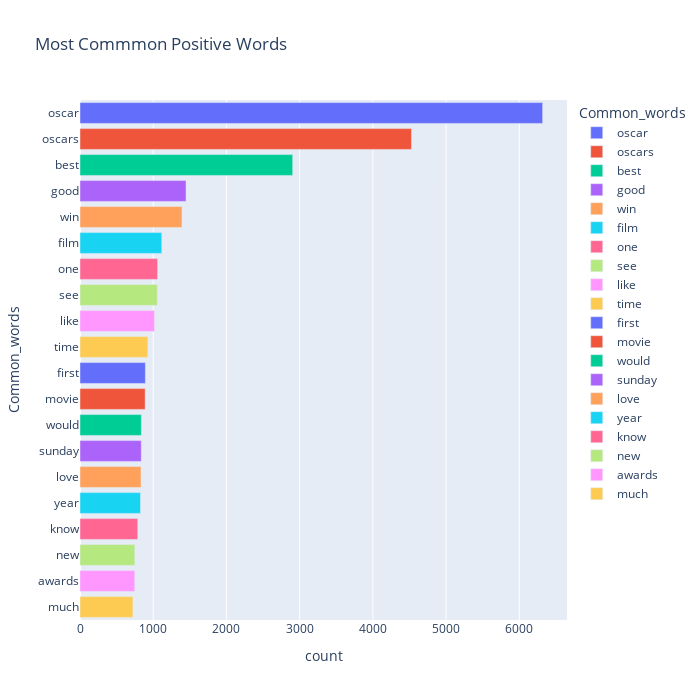

Notebook source saved alongside this figure:
### Code cell
fig = px.bar(temp_positive, x="count", y="Common_words", title='Most Commmon Positive Words', orientation='h', 
             width=700, height=700,color='Common_words')
fig.show()

### Figure 1 — Plotly figure (JSON) as saved in the notebook; plotly's stock layout.template omitted (floating-point values rounded to 4 significant figures)
{"data": [{"alignmentgroup": "True", "hovertemplate": "Common_words=%{y}<br>count=%{x}<extra></extra>", "legendgroup": "oscar", "marker": {"color": "#636efa", "pattern": {"shape": ""}}, "name": "oscar", "offsetgroup": "oscar", "orientation": "h", "showlegend": true, "textposition": "auto", "type": "bar", "x": [6319], "xaxis": "x", "y": ["oscar"], "yaxis": "y"}, {"alignmentgroup": "True", "hovertemplate": "Common_words=%{y}<br>count=%{x}<extra></extra>", "legendgroup": "oscars", "marker": {"color": "#EF553B", "pattern": {"shape": ""}}, "name": "oscars", "offsetgroup": "oscars", "orientation": "h", "showlegend": true, "textposition": "auto", "type": "bar", "x": [4528], "xaxis": "x", "y": ["oscars"], "yaxis": "y"}, {"alignmentgroup": "True", "hovertemplate": "Common_words=%{y}<br>count=%{x}<extra></extra>", "legendgroup": "best", "marker": {"color": "#00cc96", "pattern": {"shape": ""}}, "name": "best", "offsetgroup": "best", "orientation": "h", "showlegend": true, "textposition": "auto", "type": "bar", "x": [2905], "xaxis": "x", "y": ["best"], "yaxis": "y"}, {"alignmentgroup": "True", "hovertemplate": "Common_words=%{y}<br>count=%{x}<extra></extra>", "legendgroup": "good", "marker": {"color": "#ab63fa", "pattern": {"shape": ""}}, "name": "good", "offsetgroup": "good", "orientation": "h", "showlegend": true, "textposition": "auto", "type": "bar", "x": [1448], "xaxis": "x", "y": ["good"], "yaxis": "y"}, {"alignmentgroup": "True", "hovertemplate": "Common_words=%{y}<br>count=%{x}<extra></extra>", "legendgroup": "win", "marker": {"color": "#FFA15A", "pattern": {"shape": ""}}, "name": "win", "offsetgroup": "win", "orientation": "h", "showlegend": true, "textposition": "auto", "type": "bar", "x": [1393], "xaxis": "x", "y": ["win"], "yaxis": "y"}, {"alignmentgroup": "True", "hovertemplate": "Common_words=%{y}<br>count=%{x}<extra></extra>", "legendgroup": "film", "marker": {"color": "#19d3f3", "pattern": {"shape": ""}}, "name": "film", "offsetgroup": "film", "orientation": "h", "showlegend": true, "textposition": "auto", "type": "bar", "x": [1117], "xaxis": "x", "y": ["film"], "yaxis": "y"}, {"alignmentgroup": "True", "hovertemplate": "Common_words=%{y}<br>count=%{x}<extra></extra>", "legendgroup": "one", "marker": {"color": "#FF6692", "pattern": {"shape": ""}}, "name": "one", "offsetgroup": "one", "orientation": "h", "showlegend": true, "textposition": "auto", "type": "bar", "x": [1060], "xaxis": "x", "y": ["one"], "yaxis": "y"}, {"alignmentgroup": "True", "hovertemplate": "Common_words=%{y}<br>count=%{x}<extra></extra>", "legendgroup": "see", "marker": {"color": "#B6E880", "pattern": {"shape": ""}}, "name": "see", "offsetgroup": "see", "orientation": "h", "showlegend": true, "textposition": "auto", "type": "bar", "x": [1056], "xaxis": "x", "y": ["see"], "yaxis": "y"}, {"alignmentgroup": "True", "hovertemplate": "Common_words=%{y}<br>count=%{x}<extra></extra>", "legendgroup": "like", "marker": {"color": "#FF97FF", "pattern": {"shape": ""}}, "name": "like", "offsetgroup": "like", "orientation": "h", "showlegend": true, "textposition": "auto", "type": "bar", "x": [1018], "xaxis": "x", "y": ["like"], "yaxis": "y"}, {"alignmentgroup": "True", "hovertemplate": "Common_words=%{y}<br>count=%{x}<extra></extra>", "legendgroup": "time", "marker": {"color": "#FECB52", "pattern": {"shape": ""}}, "name": "time", "offsetgroup": "time", "orientation": "h", "showlegend": true, "textposition": "auto", "type": "bar", "x": [927], "xaxis": "x", "y": ["time"], "yaxis": "y"}, {"alignmentgroup": "True", "hovertemplate": "Common_words=%{y}<br>count=%{x}<extra></extra>", "legendgroup": "first", "marker": {"color": "#636efa", "pattern": {"shape": ""}}, "name": "first", "offsetgroup": "first", "orientation": "h", "showlegend": true, "textposition": "auto", "type": "bar", "x": [893], "xaxis": "x", "y": ["first"], "yaxis": "y"}, {"alignmentgroup": "True", "hovertemplate": "Common_words=%{y}<br>count=%{x}<extra></extra>", "legendgroup": "movie", "marker": {"color": "#EF553B", "pattern": {"shape": ""}}, "name": "movie", "offsetgroup": "movie", "orientation": "h", "showlegend": true, "textposition": "auto", "type": "bar", "x": [890], "xaxis": "x", "y": ["movie"], "yaxis": "y"}, {"alignmentgroup": "True", "hovertemplate": "Common_words=%{y}<br>count=%{x}<extra></extra>", "legendgroup": "would", "marker": {"color": "#00cc96", "pattern": {"shape": ""}}, "name": "would", "offsetgroup": "would", "orientation": "h", "showlegend": true, "textposition": "auto", "type": "bar", "x": [838], "xaxis": "x", "y": ["would"], "yaxis": "y"}, {"alignmentgroup": "True", "hovertemplate": "Common_words=%{y}<br>count=%{x}<extra></extra>", "legendgroup": "sunday", "marker": {"color": "#ab63fa", "pattern": {"shape": ""}}, "name": "sunday", "offsetgroup": "sunday", "orientation": "h", "showlegend": true, "textposition": "auto", "type": "bar", "x": [837], "xaxis": "x", "y": ["sunday"], "yaxis": "y"}, {"alignmentgroup": "True", "hovertemplate": "Common_words=%{y}<br>count=%{x}<extra></extra>", "legendgroup": "love", "marker": {"color": "#FFA15A", "pattern": {"shape": ""}}, "name": "love", "offsetgroup": "love", "orientation": "h", "showlegend": true, "textposition": "auto", "type": "bar", "x": [833], "xaxis": "x", "y": ["love"], "yaxis": "y"}, {"alignmentgroup": "True", "hovertemplate": "Common_words=%{y}<br>count=%{x}<extra></extra>", "legendgroup": "year", "marker": {"color": "#19d3f3", "pattern": {"shape": ""}}, "name": "year", "offsetgroup": "year", "orientation": "h", "showlegend": true, "textposition": "auto", "type": "bar", "x": [826], "xaxis": "x", "y": ["year"], "yaxis": "y"}, {"alignmentgroup": "True", "hovertemplate": "Common_words=%{y}<br>count=%{x}<extra></extra>", "legendgroup": "know", "marker": {"color": "#FF6692", "pattern": {"shape": ""}}, "name": "know", "offsetgroup": "know", "orientation": "h", "showlegend": true, "textposition": "auto", "type": "bar", "x": [789], "xaxis": "x", "y": ["know"], "yaxis": "y"}, {"alignmentgroup": "True", "hovertemplate": "Common_words=%{y}<br>count=%{x}<extra></extra>", "legendgroup": "new", "marker": {"color": "#B6E880", "pattern": {"shape": ""}}, "name": "new", "offsetgroup": "new", "orientation": "h", "showlegend": true, "textposition": "auto", "type": "bar", "x": [749], "xaxis": "x", "y": ["new"], "yaxis": "y"}, {"alignmentgroup": "True", "hovertemplate": "Common_words=%{y}<br>count=%{x}<extra></extra>", "legendgroup": "awards", "marker": {"color": "#FF97FF", "pattern": {"shape": ""}}, "name": "awards", "offsetgroup": "awards", "orientation": "h", "showlegend": true, "textposition": "auto", "type": "bar", "x": [748], "xaxis": "x", "y": ["awards"], "yaxis": "y"}, {"alignmentgroup": "True", "hovertemplate": "Common_words=%{y}<br>count=%{x}<extra></extra>", "legendgroup": "much", "marker": {"color": "#FECB52", "pattern": {"shape": ""}}, "name": "much", "offsetgroup": "much", "orientation": "h", "showlegend": true, "textposition": "auto", "type": "bar", "x": [723], "xaxis": "x", "y": ["much"], "yaxis": "y"}], "layout": {"barmode": "relative", "height": 700, "legend": {"title": {"text": "Common_words"}, "tracegroupgap": 0}, "title": {"text": "Most Commmon Positive Words"}, "width": 700, "xaxis": {"anchor": "y", "domain": [0, 1], "title": {"text": "count"}}, "yaxis": {"anchor": "x", "categoryarray": ["much", "awards", "new", "know", "year", "love", "sunday", "would", "movie", "first", "time", "like", "see", "one", "film", "win", "good", "best", "oscars", "oscar"], "categoryorder": "array", "domain": [0, 1], "title": {"text": "Common_words"}}}}
